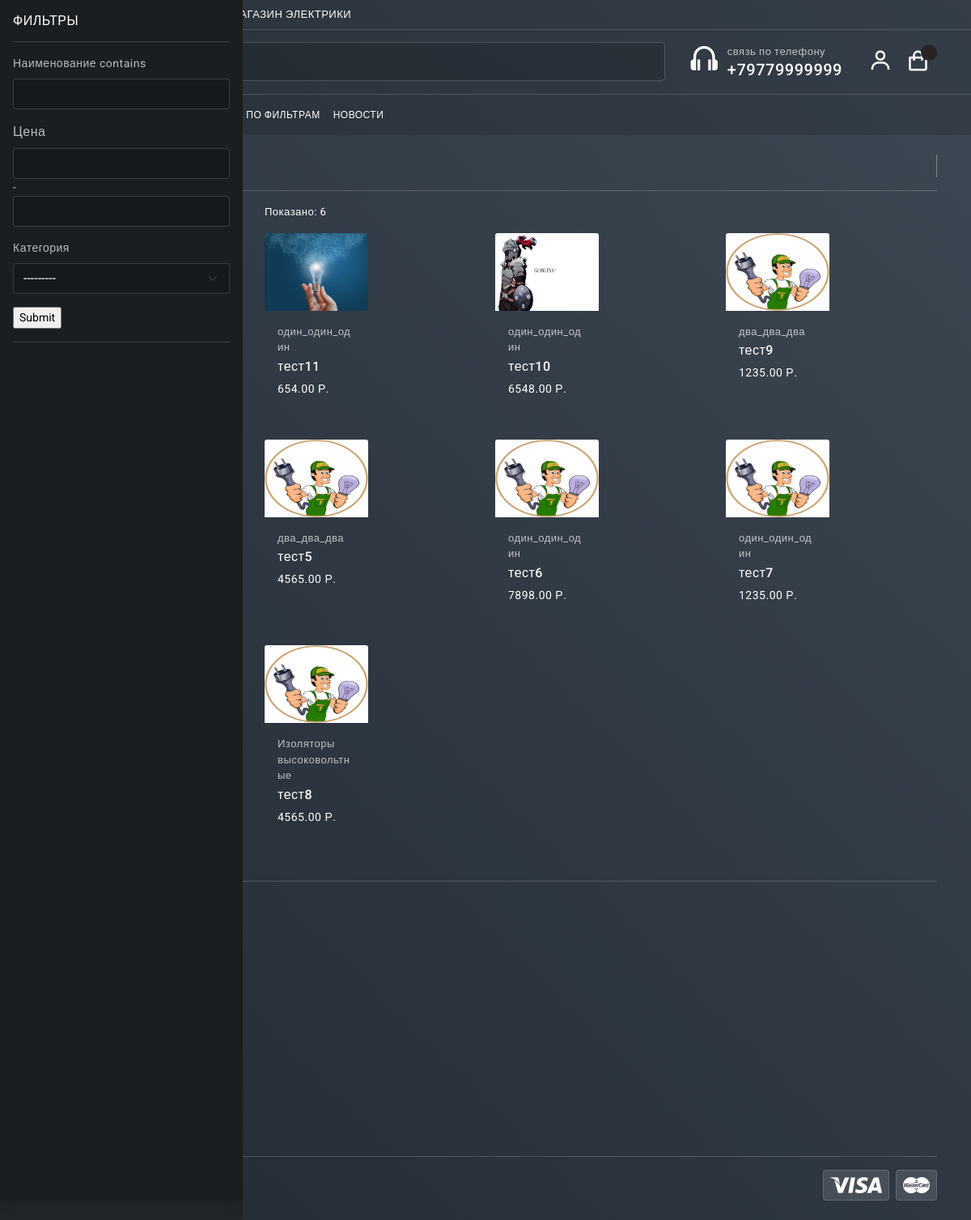
/filterpage, run on an earlier commit of the app's database.
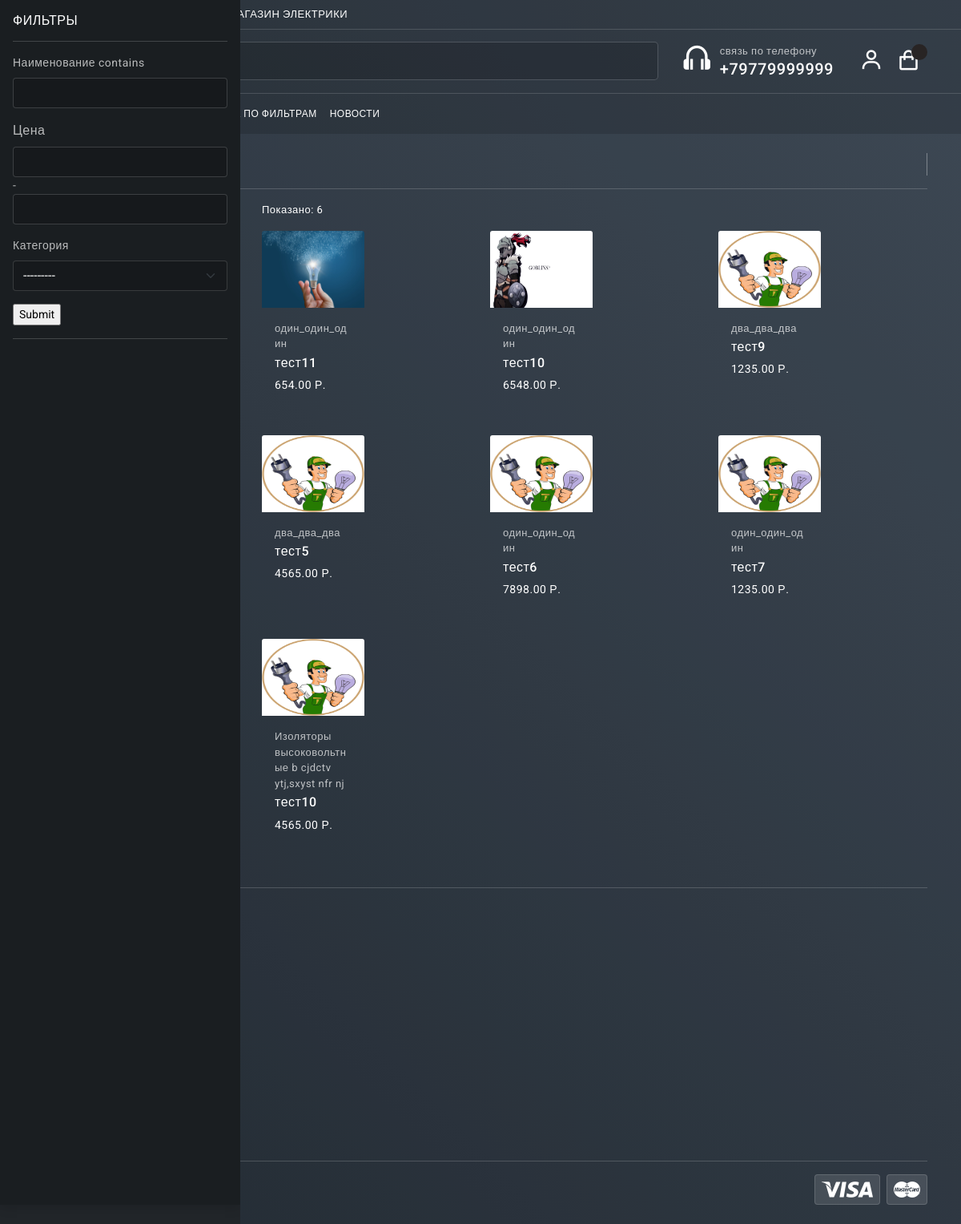
And on a later commit of the database.
### mainapp/models.py (models this page shows, shortened)
class Product(models.Model):
	category = models.ForeignKey(Category, verbose_name='Категория', on_delete=models.CASCADE)
	title = models.CharField(max_length=255, verbose_name="наименование")
	identifications = models.PositiveIntegerField(default=1, verbose_name='индификатор', blank=True)
	slug = models.SlugField(unique=True)
	image = models.ImageField(verbose_name='Изображение')
	description = models.TextField(verbose_name='описание', null=True)
	price = models.DecimalField(max_digits=9, decimal_places=2, verbose_name='Цена')
	count_view = models.PositiveIntegerField(default=0, verbose_name='Количество')
	availabillity = models.BooleanField(null=True, verbose_name="наличие")
	characteristiks = models.TextField(verbose_name='описание', null=True, blank=True)
	date_created = models.DateTimeField(auto_now_add = True)
	property1 = models.CharField(max_length=255, verbose_name="свойство_№1", blank=True)
	property2 = models.CharField(max_length=255, verbose_name="свойство_№2", blank=True)
	property3 = models.CharField(max_length=255, verbose_name="свойство_№3", blank=True)
	property4 = models.CharField(max_length=255, verbose_name="свойство_№4", blank=True)
	property5 = models.CharField(max_length=255, verbose_name="свойство_№5", blank=True)
	property6 = models.CharField(max_length=255, verbose_name="свойство_№6", blank=True)
	property7 = models.CharField(max_length=255, verbose_name="свойство_№7", blank=True)
	property8 = models.CharField(max_length=255, verbose_name="свойство_№8", blank=True)
	property9 = models.CharField(max_length=255, verbose_name="свойство_№9", blank=True)
	property10 = models.CharField(max_length=255, verbose_name="свойство_№10", blank=True)
	def get_absolute_url(self):
		return reverse('mainapp:product_detail', args=[self.id, self.slug])
	class Meta:
		verbose_name = 'Продукт'
		verbose_name_plural = 'Продукты'

class Category(MPTTModel):
	name = models.CharField(max_length=255, verbose_name="имя категории")
	slug = models.SlugField(unique=True)
	parent = TreeForeignKey('self', on_delete=models.CASCADE, null=True, blank=True, related_name='children')
	class MPTTMeta:
		order_insertion_by = ['name']
	def __str__(self):
		return self.name
	class Meta:
		verbose_name = 'Категорию'
		verbose_name_plural = 'категории'

### mainapp/views.py (the view)
# urls.py: path('filterpage', PageFilterView.as_view(), name='filterpage'),
class PageFilterView(View):
    model = Product
    def get(self, request):
        products_filter = Product.objects.all()
        filter_P = Filter_products(self.request.GET, queryset=products_filter)
        context = {
            'filter_P': filter_P
        }
        return render(request, 'mainapp/pageproductfilter.html', context)

### mainapp/templates/mainapp/pageproductfilter.html (shortened to what this page needs)
{% extends 'mainapp/index.html' %}
{% load crispy_forms_tags %}
{% block content %}
				<section class="py-4">
					<div class="container">
						<h3 class="breadcrumb-title pe-3">Результат</h3>
						<hr>
						<div class="row">
							<div class="col-12 col-xl-3">
								<div class="filter-sidebar d-none d-xl-flex">
									<div class="card rounded-0 w-100">
										<div class="card-body">
											<h6 class="text-uppercase mb-0">фильтры</h6>
											<hr>
											<form method="get">
												{{ filter_P.form|crispy }}
												<input type="submit"/>
											</form>
											<hr>
										</div>
									</div>
								</div>
							</div>
							<div class="col-12 col-xl-9">
									<div class="product-wrapper">
										<div class="toolbox d-flex align-items-center mb-3 gap-2">
											<div class="d-flex flex-wrap">
												<div class="d-flex align-items-center flex-nowrap">
													<p class="mb-0 font-13 text-nowrap text-white">Показано: 6</p>
												</div>
											</div>
										</div>
										<div class="product-grid">
											<div class="row row-cols-2 row-cols-md-2 row-cols-xl-3">
												{% for product in filter_P.qs %}
												<div class="col">
													<div class="card rounded-0 product-card" style="width: 8rem;">
														<a href="{{ product.get_absolute_url }}">
															<img src="{{product.image.url}}"  style="height: 6rem; width: 8rem; " class="card-img-top img-fluid" alt="...">
													</a>
													<div class="card-body">
														<div class="product-info">
															<a href="javascript:;">
																<p class="product-catergory font-13 mb-1 ">{{product.category}}</p>
															</a>
															<a href="{{ product.get_absolute_url }}">
																<h6 class="product-name mb-2">{{product.title}}</h6>
															</a>
															<div class="d-flex align-items-center">
																<div class="mb-1 product-price">
																	<span class="text-white fs-8">{{product.price}} Р.</span>
																</div>
															</div>
														</div>
													</div>
												</div>
											</div>
											{% endfor %}
										</div>
									</div>
									</div>
								</div>
							</div>
							<hr>
						</div>
					</div>
{% endblock content %}

What changed in the data, as far as the page shows it:
changed Product: category "Изоляторы высоковольтные" → "Изоляторы высоковольтные b cjdctv ytj,sxyst nfr nj"; title "тест8" → "тест10"
